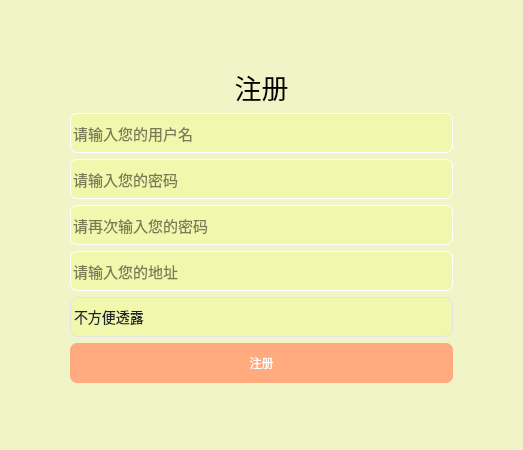
<?xml version="1.0" encoding="UTF-8"?>
<ui version="4.0">
 <class>RegisterWgt</class>
 <widget class="QWidget" name="RegisterWgt">
  <property name="geometry">
   <rect>
    <x>0</x>
    <y>0</y>
    <width>523</width>
    <height>450</height>
   </rect>
  </property>
  <property name="windowTitle">
   <string>注册界面</string>
  </property>
  <layout class="QGridLayout" name="gridLayout">
   <property name="leftMargin">
    <number>0</number>
   </property>
   <property name="topMargin">
    <number>0</number>
   </property>
   <property name="rightMargin">
    <number>0</number>
   </property>
   <property name="bottomMargin">
    <number>0</number>
   </property>
   <item row="0" column="0">
    <widget class="QWidget" name="widget" native="true">
     <property name="cursor">
      <cursorShape>ArrowCursor</cursorShape>
     </property>
     <property name="styleSheet">
      <string notr="true">background-color:rgba(241, 255, 110, 80)</string>
     </property>
     <layout class="QVBoxLayout" name="verticalLayout">
      <property name="leftMargin">
       <number>70</number>
      </property>
      <property name="rightMargin">
       <number>70</number>
      </property>
      <item>
       <spacer name="verticalSpacer_2">
        <property name="orientation">
         <enum>Qt::Vertical</enum>
        </property>
        <property name="sizeHint" stdset="0">
         <size>
          <width>20</width>
          <height>40</height>
         </size>
        </property>
       </spacer>
      </item>
      <item>
       <widget class="QLabel" name="lab_reg">
        <property name="font">
         <font>
          <pointsize>20</pointsize>
         </font>
        </property>
        <property name="styleSheet">
         <string notr="true">background:transparent;</string>
        </property>
        <property name="text">
         <string>注册</string>
        </property>
        <property name="alignment">
         <set>Qt::AlignCenter</set>
        </property>
       </widget>
      </item>
      <item>
       <widget class="QLineEdit" name="line_name">
        <property name="minimumSize">
         <size>
          <width>0</width>
          <height>40</height>
         </size>
        </property>
        <property name="font">
         <font>
          <pointsize>11</pointsize>
         </font>
        </property>
        <property name="styleSheet">
         <string notr="true">border-radius:7px;
border-width:0.5px;
border:0.5px solid white;
</string>
        </property>
        <property name="placeholderText">
         <string>请输入您的用户名</string>
        </property>
       </widget>
      </item>
      <item>
       <widget class="QLineEdit" name="line_password">
        <property name="minimumSize">
         <size>
          <width>0</width>
          <height>40</height>
         </size>
        </property>
        <property name="font">
         <font>
          <pointsize>11</pointsize>
         </font>
        </property>
        <property name="styleSheet">
         <string notr="true">border-radius:7px;
border-width:0.5px;
border:0.5px solid white;</string>
        </property>
        <property name="echoMode">
         <enum>QLineEdit::Password</enum>
        </property>
        <property name="placeholderText">
         <string>请输入您的密码</string>
        </property>
       </widget>
      </item>
      <item>
       <widget class="QLineEdit" name="line_repassword">
        <property name="minimumSize">
         <size>
          <width>0</width>
          <height>40</height>
         </size>
        </property>
        <property name="font">
         <font>
          <pointsize>11</pointsize>
         </font>
        </property>
        <property name="styleSheet">
         <string notr="true">border-radius:7px;
border-width:0.5px;
border:0.5px solid white;</string>
        </property>
        <property name="echoMode">
         <enum>QLineEdit::Password</enum>
        </property>
        <property name="placeholderText">
         <string>请再次输入您的密码</string>
        </property>
       </widget>
      </item>
      <item>
       <widget class="QLineEdit" name="line_add">
        <property name="minimumSize">
         <size>
          <width>0</width>
          <height>40</height>
         </size>
        </property>
        <property name="font">
         <font>
          <pointsize>11</pointsize>
         </font>
        </property>
        <property name="styleSheet">
         <string notr="true">border-radius:7px;
border-width:0.5px;
border:0.5px solid white;</string>
        </property>
        <property name="placeholderText">
         <string>请输入您的地址</string>
        </property>
       </widget>
      </item>
      <item>
       <widget class="QComboBox" name="combox_render">
        <property name="minimumSize">
         <size>
          <width>0</width>
          <height>40</height>
         </size>
        </property>
        <property name="font">
         <font>
          <family>Adobe 黑体 Std R</family>
          <pointsize>10</pointsize>
          <weight>50</weight>
          <italic>false</italic>
          <bold>false</bold>
         </font>
        </property>
        <property name="whatsThis">
         <string>请选择您的性别</string>
        </property>
        <property name="styleSheet">
         <string notr="true">QComboBox{
  color:#1e222b;
  padding: 1px 15px 1px 3px;
  border:1px solid rgba(228,228,228,1);
  border-radius:8;
  font-size: 14px;
	font: 10pt &quot;Adobe 黑体 Std R&quot;;
}
QComboBox::drop-down {			/*下拉按钮*/
      subcontrol-origin: padding;
      subcontrol-position: top right;
      width: 20px;
      border:none;
}

QComboBox QAbstractItemView{	/*列表 */
	margin-top: 8px;
	margin-left: 6px;
	margin-bottom: 6px;
	margin-right: 6px;
	background:rgba(255,255,255,1);
    border:1px solid rgba(228,228,228,1);
    border-radius:8px;
	font-size:12px;
    outline: 0px;
    color:#1e222b;
    padding-left: 16px;
    padding-top: 12px;
	padding-bottom:12px;
    
  }

QComboBox QScrollBar::vertical{ /*滑条 主体部分*/
    width:6px;
    background:rgb(255,255,255);
    border:none;
}
QComboBox QScrollBar::handle::vertical{ /*滑块主体*/
    border-radius:3px;
    background-color: rgba(30, 34, 43, 0.2);
}
QComboBox QScrollBar::handle::vertical::hover{
    background-color: rgba(30, 34, 43, 0.2);
}
QComboBox QScrollBar::add-line::vertical{/*上箭头*/
    border:none;
}
QComboBox QScrollBar::sub-line::vertical{/*下箭头*/
    border:none;
}
</string>
        </property>
        <item>
         <property name="text">
          <string>不方便透露</string>
         </property>
        </item>
        <item>
         <property name="text">
          <string>男</string>
         </property>
        </item>
        <item>
         <property name="text">
          <string>女</string>
         </property>
        </item>
        <item>
         <property name="text">
          <string>EVA</string>
         </property>
        </item>
       </widget>
      </item>
      <item>
       <widget class="QPushButton" name="btn_register">
        <property name="minimumSize">
         <size>
          <width>0</width>
          <height>40</height>
         </size>
        </property>
        <property name="cursor">
         <cursorShape>PointingHandCursor</cursorShape>
        </property>
        <property name="styleSheet">
         <string notr="true">background:rgb(255, 170, 127);
color:white;
border-radius:7px;
font: 12pt &quot;Adobe 黑体 Std R&quot;;</string>
        </property>
        <property name="text">
         <string>注册</string>
        </property>
       </widget>
      </item>
      <item>
       <spacer name="verticalSpacer">
        <property name="orientation">
         <enum>Qt::Vertical</enum>
        </property>
        <property name="sizeHint" stdset="0">
         <size>
          <width>20</width>
          <height>40</height>
         </size>
        </property>
       </spacer>
      </item>
     </layout>
    </widget>
   </item>
  </layout>
 </widget>
 <resources/>
 <connections/>
</ui>
